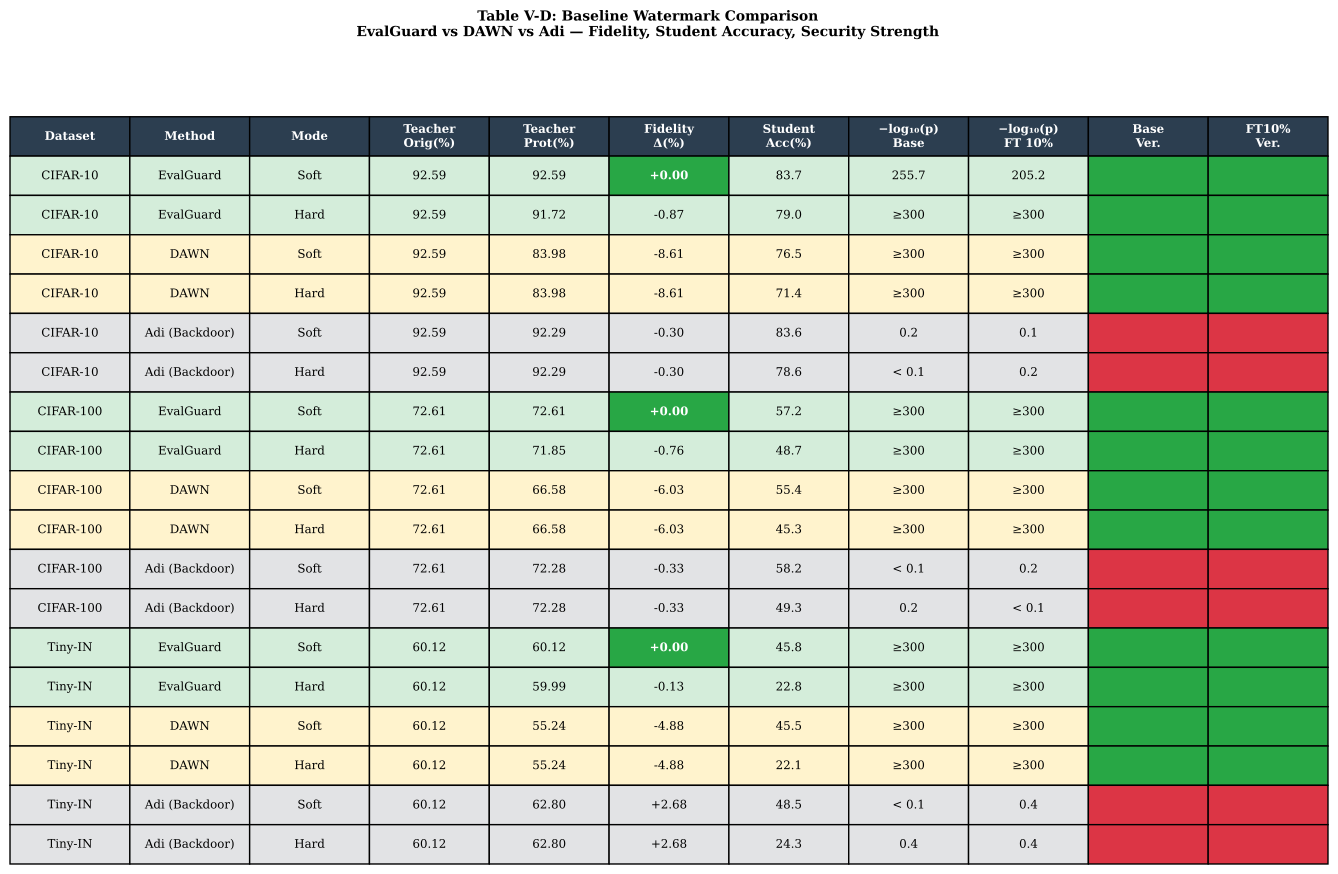

Recreate this plot in Python.
#!/usr/bin/env python3
"""
V-D Baseline Comparison Summary Table
Prints a comparison of EvalGuard vs DAWN vs Adi across all datasets.
Shows: teacher accuracy, student accuracy, fidelity loss,
       base security (-log10P), FT10% security, verification status.
Data from summary_baseline_comparison_TableX.csv.
"""
import os
import csv
import numpy as np
import matplotlib.pyplot as plt
import matplotlib as mpl

os.makedirs('fig', exist_ok=True)

mpl.rcParams['font.family'] = 'serif'
mpl.rcParams['font.serif'] = ['Times New Roman', 'DejaVu Serif', 'serif']
mpl.rcParams['pdf.fonttype'] = 42
mpl.rcParams['ps.fonttype'] = 42

_here = os.path.dirname(os.path.abspath(__file__))
_root = os.path.dirname(_here)

THRESHOLD = 64 * np.log10(2)   # ≈ 19.27
P_FLOOR = 300.0
CHECK = '✓'
CROSS = '✗'

# Teacher fidelity (from summary_results_fidelity.txt, matched to baseline CSV)
TEACHER_PROTECTED = {
    'CIFAR10':  {'EvalGuard': {'soft': 92.59, 'hard': 91.72},
                 'DAWN':      {'soft': 83.98, 'hard': 83.98},
                 'Adi (Backdoor)': {'soft': 92.29, 'hard': 92.29}},
    'CIFAR100': {'EvalGuard': {'soft': 72.61, 'hard': 71.85},
                 'DAWN':      {'soft': 66.58, 'hard': 66.58},
                 'Adi (Backdoor)': {'soft': 72.28, 'hard': 72.28}},
    'TINYIMAGENET': {'EvalGuard': {'soft': 60.12, 'hard': 59.99},
                     'DAWN':      {'soft': 55.24, 'hard': 55.24},
                     'Adi (Backdoor)': {'soft': 62.80, 'hard': 62.80}},
}
TEACHER_ORIGINAL = {'CIFAR10': 92.59, 'CIFAR100': 72.61, 'TINYIMAGENET': 60.12}


def to_float(s):
    try:
        return float(str(s).replace('%', '').split('(')[0].strip())
    except (ValueError, TypeError):
        return np.nan


def to_log10p(s):
    try:
        v = float(str(s).strip())
        return P_FLOOR if v <= 0.0 else min(-np.log10(v), P_FLOOR)
    except (ValueError, TypeError):
        return 0.0


def fmt_p(p):
    if p >= 299:
        return '≥300'
    if p <= 0.1:
        return '< 0.1'
    return f'{p:.1f}'


def fmt_ver(v):
    return CHECK if str(v).strip() == 'True' else CROSS


# ── Load baseline CSV ─────────────────────────────────────────────────────────
baseline_csv = os.path.join(_root, 'summary_baseline_comparison_TableX.csv')
rows_by_key = {}
with open(baseline_csv) as f:
    for row in csv.DictReader(f):
        key = (row['Dataset'], row['Method'], row['L_Mode'])
        rows_by_key[key] = row   # keep last (deduplicated)

# ── Build records ─────────────────────────────────────────────────────────────
DATASETS  = ['CIFAR10', 'CIFAR100', 'TINYIMAGENET']
METHODS   = ['EvalGuard', 'DAWN', 'Adi (Backdoor)']
MODES     = ['soft', 'hard']
DS_LABELS = {'CIFAR10': 'CIFAR-10', 'CIFAR100': 'CIFAR-100',
             'TINYIMAGENET': 'Tiny-IN'}

records = []
for ds in DATASETS:
    for method in METHODS:
        for mode in MODES:
            key = (ds, method, mode)
            row = rows_by_key.get(key)
            if row is None:
                continue
            t_orig  = TEACHER_ORIGINAL[ds]
            t_prot  = TEACHER_PROTECTED.get(ds, {}).get(method, {}).get(mode, np.nan)
            fidel_loss = round(t_prot - t_orig, 2) if not np.isnan(t_prot) else np.nan
            stu_acc    = to_float(row['Base_Acc'])
            base_p     = to_log10p(row['Base_P'])
            ft10_p     = to_log10p(row['FT10%_P'])
            base_ver   = fmt_ver(row['Base_Ver'])
            ft10_ver   = fmt_ver(row['FT10%_Ver'])

            records.append({
                'ds':       DS_LABELS[ds],
                'method':   method,
                'mode':     mode.capitalize(),
                't_orig':   f'{t_orig:.2f}',
                't_prot':   f'{t_prot:.2f}' if not np.isnan(t_prot) else '—',
                'fidel':    f'{fidel_loss:+.2f}' if not np.isnan(fidel_loss) else '—',
                'stu_acc':  f'{stu_acc:.1f}' if not np.isnan(stu_acc) else '—',
                'base_p':   fmt_p(base_p),
                'ft10_p':   fmt_p(ft10_p),
                'base_ver': base_ver,
                'ft10_ver': ft10_ver,
            })

# ── Terminal print ─────────────────────────────────────────────────────────────
HDR = (f"{'Dataset':<10} {'Method':<16} {'Mode':<5} "
       f"{'T-Orig':>7} {'T-Prot':>7} {'Fid.Δ':>6} "
       f"{'Stu.Acc':>7} {'Base-P':>7} {'FT10-P':>7} "
       f"{'BVer':^5} {'FT10V':^6}")
SEP = '-' * len(HDR)

print('\n' + '=' * len(HDR))
print(' Table V-D: Baseline Comparison Summary')
print('  T-Orig: teacher original accuracy  T-Prot: protected teacher accuracy')
print('  Fid.Δ: fidelity change from protection  Stu.Acc: student (extracted) accuracy')
print('  -log10P: security strength (≥19.3 = verified)')
print('=' * len(HDR))
print(HDR)
print(SEP)

prev_ds, prev_method = '', ''
for r in records:
    if r['ds'] != prev_ds:
        if prev_ds:
            print(SEP)
        prev_ds = r['ds']
    line = (f"{r['ds']:<10} {r['method']:<16} {r['mode']:<5} "
            f"{r['t_orig']:>7} {r['t_prot']:>7} {r['fidel']:>6} "
            f"{r['stu_acc']:>7} {r['base_p']:>7} {r['ft10_p']:>7} "
            f"{r['base_ver']:^5} {r['ft10_ver']:^6}")
    print(line)

print('=' * len(HDR))
print()

# ── PDF Table ─────────────────────────────────────────────────────────────────
col_headers = [
    'Dataset', 'Method', 'Mode',
    'Teacher\nOrig(%)', 'Teacher\nProt(%)', 'Fidelity\nΔ(%)',
    'Student\nAcc(%)',
    '−log₁₀(p)\nBase', '−log₁₀(p)\nFT 10%',
    'Base\nVer.', 'FT10%\nVer.',
]

cell_data = [[r['ds'], r['method'], r['mode'], r['t_orig'], r['t_prot'],
              r['fidel'], r['stu_acc'], r['base_p'], r['ft10_p'],
              r['base_ver'], r['ft10_ver']] for r in records]

METHOD_COLORS = {
    'EvalGuard':     '#d4edda',
    'DAWN':          '#fff3cd',
    'Adi (Backdoor)':'#e2e3e5',
}

fig_h = max(6, 0.4 * len(cell_data) + 2.5)
fig, ax = plt.subplots(figsize=(17, fig_h))
ax.axis('off')

tbl = ax.table(
    cellText=cell_data,
    colLabels=col_headers,
    cellLoc='center',
    loc='center',
    bbox=[0, 0, 1, 1],
)
tbl.auto_set_font_size(False)
tbl.set_fontsize(8.5)

for ci in range(len(col_headers)):
    tbl[0, ci].set_facecolor('#2c3e50')
    tbl[0, ci].set_text_props(color='white', fontweight='bold')

for ri in range(1, len(cell_data) + 1):
    method = cell_data[ri - 1][1]
    bg = METHOD_COLORS.get(method, 'white')
    for ci in range(len(col_headers)):
        tbl[ri, ci].set_facecolor(bg)
    # Verification columns
    for ci_ver, ci_col in [(9, 'base_ver'), (10, 'ft10_ver')]:
        val = cell_data[ri - 1][ci_ver - 1 + 1]   # 0-indexed offset
    for vi, ci in enumerate([9, 10]):
        val = cell_data[ri - 1][ci]
        if val == CHECK:
            tbl[ri, ci].set_facecolor('#28a745')
            tbl[ri, ci].set_text_props(color='white', fontweight='bold')
        elif val == CROSS:
            tbl[ri, ci].set_facecolor('#dc3545')
            tbl[ri, ci].set_text_props(color='white', fontweight='bold')
    # Highlight zero fidelity loss
    fid = cell_data[ri - 1][5]
    if fid in ('+0.00', '0.00', ' 0.00'):
        tbl[ri, 5].set_facecolor('#28a745')
        tbl[ri, 5].set_text_props(color='white', fontweight='bold')

fig.suptitle(
    'Table V-D: Baseline Watermark Comparison\n'
    'EvalGuard vs DAWN vs Adi — Fidelity, Student Accuracy, Security Strength',
    fontsize=10, fontweight='bold', y=0.99)

out_path = os.path.join(_here, 'table3_baseline_summary.pdf')
fig.savefig(out_path, bbox_inches='tight', dpi=200)
print(f"Saved: {out_path}")
